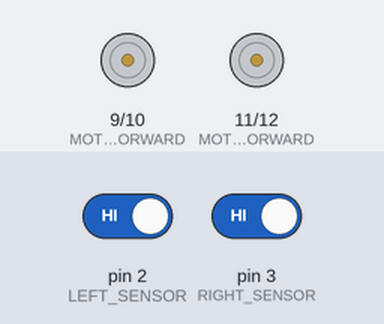
The sketch below on a simulated Arduino Uno, built with avr-gcc and run on an emulated ATmega328P. On the bench: motor-driver pin pairs drawn as motors (green arrow = first pin HIGH = forward, orange = second pin HIGH = backward, longer = more drive). The test bench sets the inputs (shaded band); at power-on: pin 2 (LEFT_SENSOR) HIGH, pin 3 (RIGHT_SENSOR) HIGH.

Above: at 1.2 s.
1.3 s: pin 2 (LEFT_SENSOR) driven LOW
At 2.2 s:
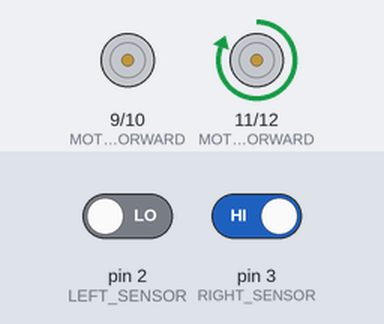
2.8 s: pin 3 (RIGHT_SENSOR) driven LOW
At 3.3 s:
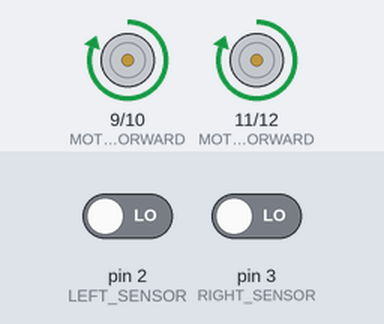
4.3 s: pin 2 (LEFT_SENSOR) driven HIGH
At 5.5 s:
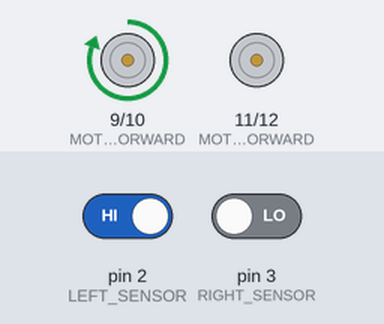
5.8 s: pin 3 (RIGHT_SENSOR) driven HIGH
At 6.8 s:
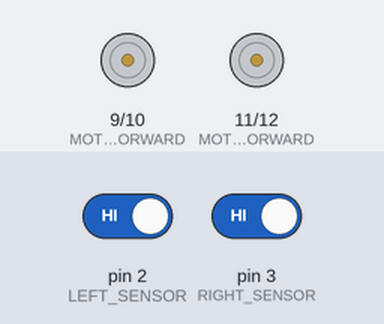
Timing chart, 0 to 8.3 s (numbered marks = the images above; inputs shaded):
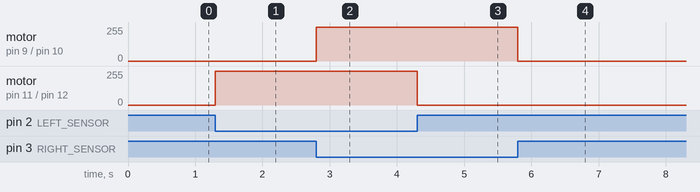

The sketch:

line_follower_robot.ino
```cpp
#define LEFT_SENSOR 2
#define RIGHT_SENSOR 3

#define MOTOR_LEFT_FORWARD 9
#define MOTOR_LEFT_BACKWARD 10
#define MOTOR_RIGHT_FORWARD 11
#define MOTOR_RIGHT_BACKWARD 12

void setup() {
  pinMode(LEFT_SENSOR, INPUT);
  pinMode(RIGHT_SENSOR, INPUT);

  pinMode(MOTOR_LEFT_FORWARD, OUTPUT);
  pinMode(MOTOR_LEFT_BACKWARD, OUTPUT);
  pinMode(MOTOR_RIGHT_FORWARD, OUTPUT);
  pinMode(MOTOR_RIGHT_BACKWARD, OUTPUT);
}

void loop() {

  int left = digitalRead(LEFT_SENSOR);
  int right = digitalRead(RIGHT_SENSOR);

  if(left == LOW && right == LOW){
    // Move forward
    digitalWrite(MOTOR_LEFT_FORWARD, HIGH);
    digitalWrite(MOTOR_RIGHT_FORWARD, HIGH);
  }
  else if(left == HIGH && right == LOW){
    // Turn right
    digitalWrite(MOTOR_LEFT_FORWARD, HIGH);
    digitalWrite(MOTOR_RIGHT_FORWARD, LOW);
  }
  else if(left == LOW && right == HIGH){
    // Turn left
    digitalWrite(MOTOR_LEFT_FORWARD, LOW);
    digitalWrite(MOTOR_RIGHT_FORWARD, HIGH);
  }
  else{
    // Stop
    digitalWrite(MOTOR_LEFT_FORWARD, LOW);
    digitalWrite(MOTOR_RIGHT_FORWARD, LOW);
  }
}
```

Measured:
- after the input at 1.3 s, motor on pin 11 (MOTOR_RIGHT_FORWARD) / pin 12 (MOTOR_RIGHT_BACKWARD): stopped → forward 255/255 at once
- after the input at 2.8 s, motor on pin 9 (MOTOR_LEFT_FORWARD) / pin 10 (MOTOR_LEFT_BACKWARD): stopped → forward 255/255 at once
- after the input at 4.3 s, motor on pin 11 (MOTOR_RIGHT_FORWARD) / pin 12 (MOTOR_RIGHT_BACKWARD): forward 255/255 → stopped at once
- after the input at 5.8 s, motor on pin 9 (MOTOR_LEFT_FORWARD) / pin 10 (MOTOR_LEFT_BACKWARD): forward 255/255 → stopped at once
